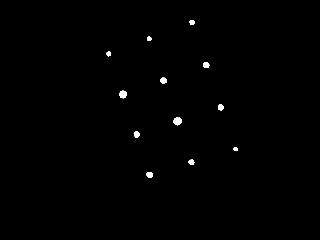
#> input picture src/test/testCal2.jpg, 320 x 240 px
$ python test_rotation.py   (older library calls are emulated)
#> lines starting #> are read from the running program, lines starting #| are printed output that depends on the picture; after the words box and inside, x2 and y2 are one past the last pixel; in counts of white or black regions, pixels touching at a corner belong together
### src/Point.py
class Point:


	def __init__(self, x,y):

		self.x = x
		self.y = y


	# [4 lines left out: function __eq__, not called in this run]

### src/PointNode.py
from Point import Point
import math

class PointNode(Point):

	def __init__(self, x,y):
		super().__init__(x,y)

		self.nullpoint = Point(self.x, self.y)
		invalidDistance = 999;

		self.X = 0
		self.Y = 0
		self.Z = 0
		self.neighbors = list()
		self.sameRayCandidates = list()


	# [50 lines left out: functions write, setCalibratedCoords, setConnections, convertToLine, filterCandidates, not called in this run]

### src/rotatePoints.py
import math
from PointNode import PointNode

def transfrom_degrees(angle, point):

	if point.x<0 and point.y > 0:
		angle = 180-angle

	if point.x<0 and point.y < 0:
		angle = 180+math.fabs(angle)

	if point.x>0 and point.y<0:
		angle+=360

	return angle

def rotatePoints(pointsList, center, deg):

	cx = center.x
	cy = center.y

	for p in pointsList:

		px = p.x-cx
		py = p.y-cy

		if py != 0 and px != 0:
			dist = math.sqrt(px*px + py*py)


			alpha = math.degrees(math.asin(py/dist))

			alpha = transfrom_degrees(alpha, PointNode(px,py))

			angle_new = math.radians(alpha+deg)

			y_rot = math.sin(angle_new)*dist+cy
			x_rot = math.cos(angle_new)*dist+cx

			p.x = int(x_rot)
			p.y = int(y_rot)


### src/test_rotation.py
import cv2
import rotatePoints as rp
import numpy as np
from PointNode import PointNode
import time

def getPoints(img,  width, height):


#> called with width = 320, height = 240
	pointsList = list()
	draft = np.zeros((height, width,1), np.uint8)
	ret,img = cv2.threshold(img, 100,255, cv2.THRESH_BINARY)
#> img: shape (240, 320); 0.52% white; 12 white regions (1 under 20 px), largest, box (x1, y1, x2, y2) and area: (173, 117, 182, 126) 59, (119, 90, 127, 99) 52, (160, 77, 167, 84) 38

	connectivity = 8
	output = cv2.connectedComponentsWithStats(img, connectivity, cv2.CV_16U)
	num_labels = output[0]
#> num_labels = 13
	stats = output[2]
#> stats = 13 rows, first 6: [0, 0, 320, 240, 76399], [189, 20, 6, 5, 25], [147, 36, 5, 5, 20], [106, 51, 5, 6, 22], [203, 62, 7, 6, 35], [160, 77, 7, 7, 38]


	centroids = output[3]
#> centroids = 13 rows, first 8: [159.5, 119.6], [191.6, 21.96], [148.8, 38.25], [108.1, 53.32], [205.8, 64.57], [163.1, 80.05], [122.6, 93.88], [220.3, 106.9]
	#print("labels ", num_labels)


	for p in range(1, len(centroids)):

		if p>0:

			i = centroids[p]
			draft.itemset((np.int(i[1]), np.int(i[0]), 0), 255)
			pointsList.append(PointNode(i[0], i[1]))
#> this loop made 12 passes
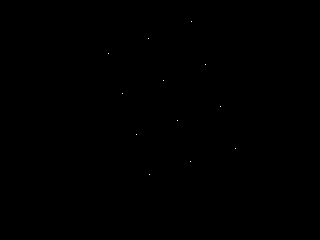
#> draft: shape (240, 320, 1); 0.02% white in thin lines or dots, all inside (x1, y1, x2, y2) = (108, 21, 236, 175)
#> after the loop, pointsList = 12 items

	return pointsList


img = cv2.imread("test/testCal2.jpg", 0)

pointsList = getPoints(img, img.shape[1], img.shape[0])
#> pointsList = 12 items
print(len(pointsList))
#| 12
rp.rotatePoints(pointsList, PointNode(img.shape[1]/2, img.shape[0]/2), 18)
#> the loop in rotatePoints, `for p in pointsList: ` made 12 passes
#> (px, py, dist, alpha, angle in transfrom_degrees, angle_new) on passes 1, 2, 3, 4, 5, 6, 7, 9, 12: (31.6, -98.04, 103, 287.9, 287.9, 5.34), (-11.25, -81.75, 82.52, 262.2, 262.2, 4.89), (-51.86, -66.68, 84.48, 232.1, 232.1, 4.37), (45.77, -55.43, 71.88, 309.5, 309.5, 5.72), (3.08, -39.95, 40.07, 274.4, 274.4, 5.1), (-37.42, -26.12, 45.63, 214.9, 214.9, 4.07), (60.3, -13.09, 61.71, 347.8, 347.8, 6.38), (-23.74, 14, 27.56, 149.5, 149.5, 2.92), (-10.86, 54.39, 55.46, 101.3, 101.3, 2.08)
#> (px, py, dist, alpha, angle_new, y_rot) on passes 8, 10, 11: (17.1, 0.661, 17.11, 2.21, 0.353, 125.9), (75.12, 28.59, 80.37, 20.84, 0.678, 170.4), (30.97, 41.6, 51.86, 53.34, 1.25, 169.1)
edited = np.zeros((img.shape[0], img.shape[1],1), np.uint8)
#> edited: shape (240, 320, 1); every value is 0

for p in pointsList:

	cv2.circle(edited, (int(p.x), int(p.y)), 5, 200, -1)
#> this loop made 12 passes
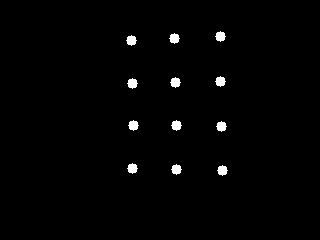
#> edited: shape (240, 320, 1); values 0 (black) and 200 (white), 1.3% white; 12 white regions, largest, box (x1, y1, x2, y2) and area: (215, 31, 226, 42) 81, (169, 33, 180, 44) 81, (126, 35, 137, 46) 81

cv2.imshow("img", img)
cv2.imshow("edited", edited)
cv2.waitKey()


'''
pointsList = list()
point = PointNode(150,250)
point1 = PointNode(30,50)
pointsList.append(point)
pointsList.append(point1)

while(True):

	img = np.zeros((320,480,1), np.uint8)
	rp.rotatePoints(pointsList, PointNode(img.shape[1]/2, img.shape[0]/2), 5)

	for p in pointsList:

		cv2.circle(img, (p.x, p.y), 4, 200, -1)

	cv2.imshow("img", img)
	time.sleep(0.05)
	k = cv2.waitKey(1)
	if k == ord("q"):
		break

'''

$ run again, with src/test/testCal1.jpg copied over src/test/testCal2.jpg
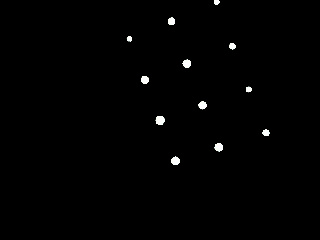
#> input picture src/test/testCal1.jpg, 320 x 240 px
#> num_labels = 13
#> stats = 13 rows, first 6: [0, 0, 320, 240, 76237], [214, 0, 6, 5, 25], [168, 17, 7, 8, 47], [127, 36, 5, 6, 26], [229, 43, 7, 7, 36], [182, 59, 9, 9, 58]
#> centroids = 13 rows, first 8: [159.3, 119.7], [216.2, 1.8], [171, 20.83], [129, 38.5], [231.9, 45.75], [186.4, 63.21], [144.5, 79.43], [248.3, 88.9]
#> the loop in getPoints, `for p in range(1, len(centroids)): ` made 12 passes
#> after the loop in getPoints, `for p in range(1, len(centroids)):`: pointsList = 12 items
#| 12
#> the loop in rotatePoints, `for p in pointsList: ` made 12 passes
#> (px, py, dist, alpha, angle in transfrom_degrees, angle_new) on passes 1 to 7: (56.24, -118.2, 130.9, 295.4, 295.4, 5.47), (11.02, -99.17, 99.78, 276.3, 276.3, 5.14), (-31, -81.5, 87.2, 249.2, 249.2, 4.66), (71.94, -74.25, 103.4, 314.1, 314.1, 5.8), (26.43, -56.79, 62.64, 295, 295, 5.46), (-15.55, -40.57, 43.44, 249, 249, 4.66), (88.31, -31.1, 93.63, 340.6, 340.6, 6.26)
#> the loop `for p in pointsList: ` made 12 passes
#> after the loop `for p in pointsList:`:
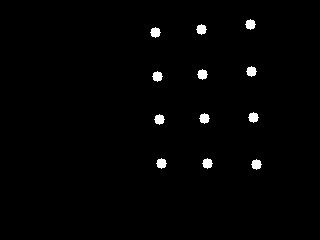
#> edited: shape (240, 320, 1); values 0 (black) and 200 (white), 1.3% white; 12 white regions, largest, box (x1, y1, x2, y2) and area: (245, 19, 256, 30) 81, (196, 24, 207, 35) 81, (150, 27, 161, 38) 81

$ run again, with src/test/testCal3.jpg copied over src/test/testCal2.jpg
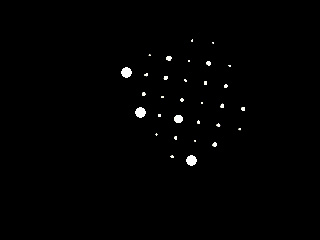
#> input picture src/test/testCal3.jpg, 320 x 240 px
#> num_labels = 32
#> stats = 32 rows, first 6: [0, 0, 320, 240, 76201], [191, 39, 2, 3, 5], [212, 42, 2, 2, 4], [149, 54, 2, 2, 4], [166, 56, 6, 5, 24], [188, 60, 2, 2, 4]
#> centroids = 32 pairs, first value 126 to 242.6, second value 40.2 to 160
#> the loop in getPoints, `for p in range(1, len(centroids)): ` made 31 passes
#> after the loop in getPoints, `for p in range(1, len(centroids)):`: pointsList = 31 items
#| 31
#> cx = 160
#> cy = 120
#> the loop in rotatePoints, `for p in pointsList: ` made 31 passes
#> (px, py, dist, alpha, angle in transfrom_degrees, angle_new) on passes 1 to 8: (31.6, -79.8, 85.83, 291.6, 291.6, 5.4), (52.5, -77.5, 93.61, 304.1, 304.1, 5.62), (-10.5, -65.5, 66.34, 260.9, 260.9, 4.87), (8.46, -62.12, 62.7, 277.8, 277.8, 5.16), (28.5, -59.5, 65.97, 295.6, 295.6, 5.47), (48.05, -57.1, 74.63, 310.1, 310.1, 5.73), (69.2, -54.6, 88.15, 321.7, 321.7, 5.93), (-34, -48, 58.82, 234.7, 234.7, 4.41)
#> the loop `for p in pointsList: ` made 31 passes
#> after the loop `for p in pointsList:`:
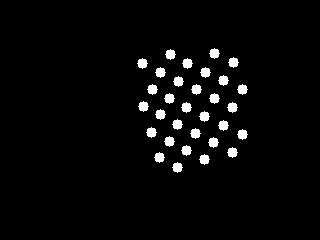
#> edited: shape (240, 320, 1); values 0 (black) and 200 (white), 3.3% white; 31 white regions, largest, box (x1, y1, x2, y2) and area: (165, 49, 176, 60) 81, (209, 48, 220, 59) 81, (228, 57, 239, 68) 81
